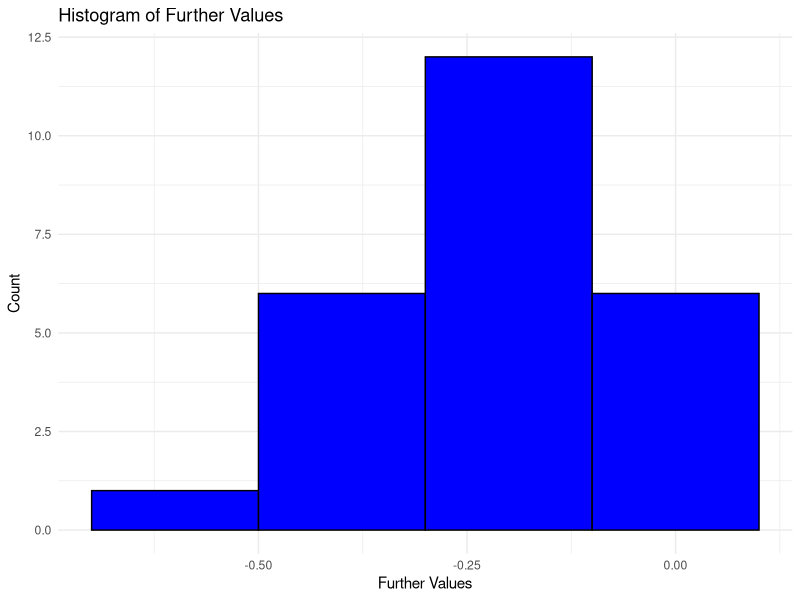
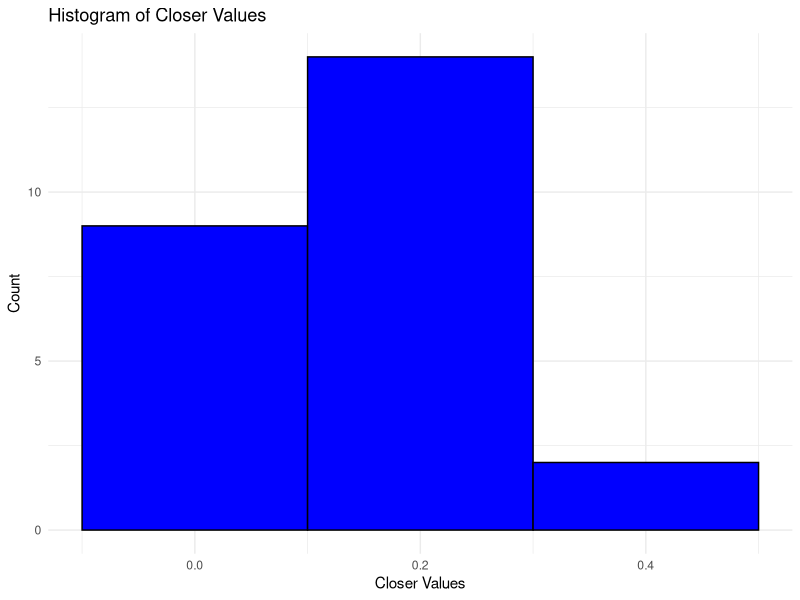
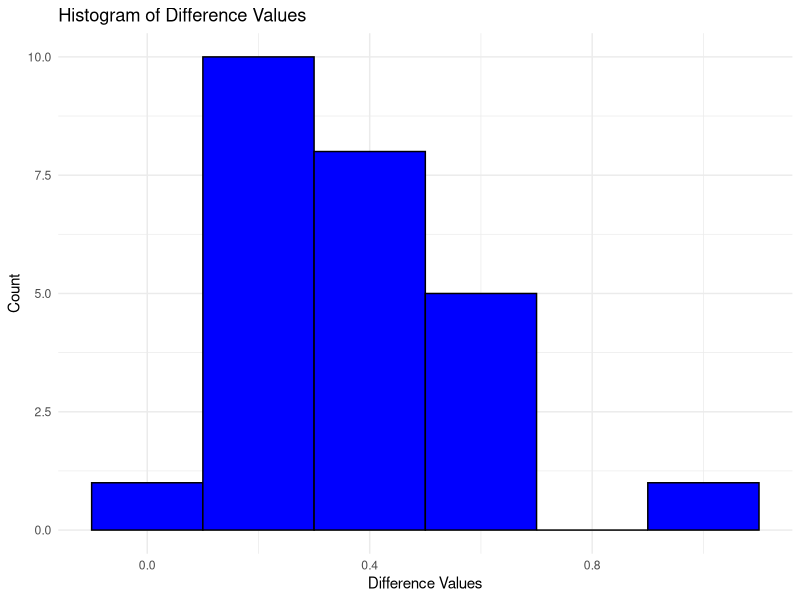

Recreate these plots in R, in order.
########################################################################################################################
#Lab 11
library(tidyverse)
library(pwr)

#######################################################
# Step 1: Conduct a Power Analysis
(pwr.t.test(d = 0.65, # large effect
           power = 0.80,
           sig.level = 0.05,
           alternative = "two.sided",
           type = "one.sample"))

#######################################################
# Step 2: Collect Source Data for Figure 2
bird.data <- read_csv("bird-data.csv") |>
  mutate(difference = closer_vals - further_vals)

# To collect the data for Figure2(g), we had to download the Excel file from the link
# and then isolate the two specific Excel sheets we wanted.
# Then, we combined the two Excel sheets and saved them to a csv
# which we then read with read_csv.
# Finally, we used mutate to create a difference column

#######################################################
#Step 3a: Summarize the Further Data

bird.data |> 
  summarise(
    further_mean = mean(further_vals, na.rm = TRUE),
    further_median = median(further_vals, na.rm = TRUE),
    further_sd = sd(further_vals, na.rm = TRUE)
)

# Graph

ggplot(data = bird.data, aes(x = further_vals)) +
  geom_histogram(binwidth = 0.20, color = "black", fill = "blue") +
  labs(title = "Histogram of Further Values",
       x = "Further Values",
       y = "Count") +
  theme_minimal()

#######################################################
#Step 3b: Summarize the Closer Data

bird.data |> 
  summarise(
    closer_mean = mean(closer_vals, na.rm = TRUE),
    closer_median = median(closer_vals, na.rm = TRUE),
    closer_sd = sd(closer_vals, na.rm = TRUE)
)

# Graph

ggplot(data = bird.data, aes(x = closer_vals)) +
  geom_histogram(binwidth = 0.2, color = "black", fill = "blue") +
  labs(title = "Histogram of Closer Values",
       x = "Closer Values",
       y = "Count") +
  theme_minimal()

#######################################################
#Step 3b: Summarize the Difference Data

bird.data |> 
  summarise(
    difference_mean = mean(closer_vals, na.rm = TRUE),
    difference_median = median(closer_vals, na.rm = TRUE),
    difference_sd = sd(closer_vals, na.rm = TRUE)
  )

# Graph

ggplot(data = bird.data, aes(x = difference)) +
  geom_histogram(binwidth = 0.2, color = "black", fill = "blue") +
  labs(title = "Histogram of Difference Values",
       x = "Difference Values",
       y = "Count") +
  theme_minimal()


#######################################################
# Step 4a: Conduct Inferences Done In Paper: Closer

(t.test(bird.data$closer_vals, mu = 0, 
        conf.level = 0.95, alternative = "greater"))

#######################################################

# Step 4b: Conduct Inferences Done In Paper: Further
(t.test(bird.data$further_vals, mu = 0, 
        conf.level = 0.95, alternative = "less"))

#######################################################

# Step 4c: Conduct Inferences Done In Paper: Difference
(t.test(bird.data$difference, mu = 0, 
        conf.level = 0.95, alternative = "two.sided"))


#######################################################

# Step 5a: 
